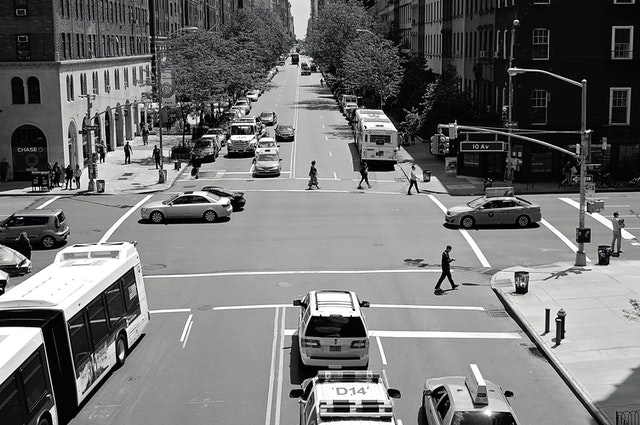
#> input picture filtreleme_islemleri/esik_filteleme/a2.jpg, 640 x 425 px, found by its file name
$ python esik_filtreleme.py
#> lines starting #> are read from the running program, lines starting #| are printed output that depends on the picture
import cv2
import numpy as np
from matplotlib import pyplot as plt

# Resmi ekliyoruz.
resim = cv2.imread('a2.JPG')
#> resim is the input picture: shape (425, 640, 3); mean B, G, R 113.1, 113.1, 112.5
# Resmi THRESH_BINARY formatında filtrelenmiş şekilde göster.
ret, thresh1 = cv2.threshold(resim, 127, 255, cv2.THRESH_BINARY)
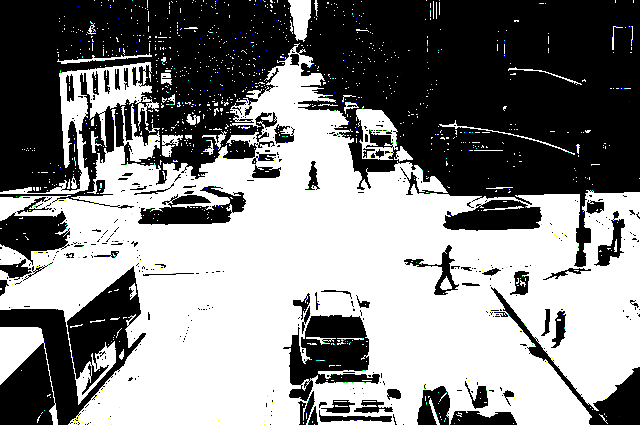
#> thresh1: shape (425, 640, 3); mean B, G, R 132.5, 132.5, 132.2
# Resmi THRESH_BINARY_INV formatında filtrelenmiş şekilde göster.
ret, thresh2 = cv2.threshold(resim, 127, 255, cv2.THRESH_BINARY_INV)
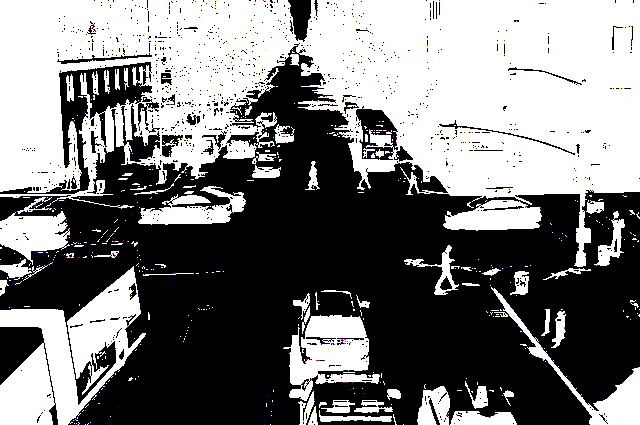
#> thresh2: shape (425, 640, 3); mean B, G, R 122.5, 122.5, 122.8
# Resmi THRESH_TRUNC formatında filtrelenmiş şekilde göster.
ret, thresh3 = cv2.threshold(resim, 127, 255, cv2.THRESH_TRUNC)
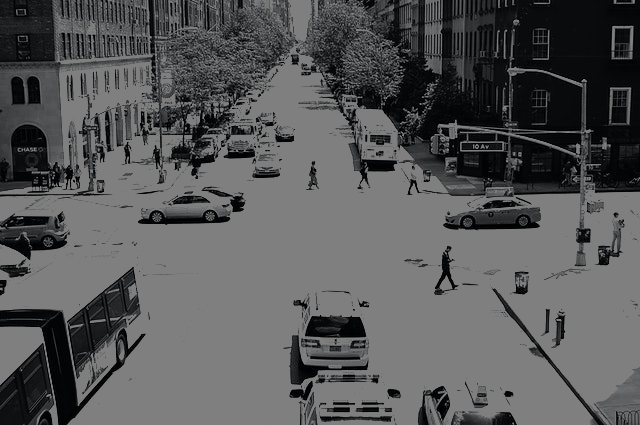
#> thresh3: shape (425, 640, 3); mean B, G, R 88.6, 87.7, 87.3
# Resmi THRESH_TOZERO formatında filtrelenmiş şekilde göster.
ret, thresh4 = cv2.threshold(resim, 127, 255, cv2.THRESH_TOZERO)
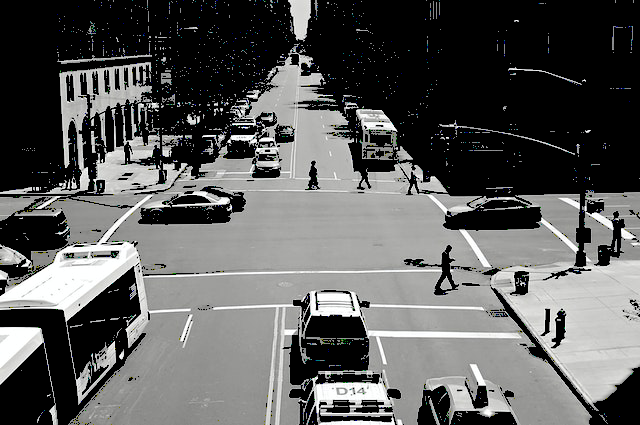
#> thresh4: shape (425, 640, 3); mean B, G, R 90.5, 91.3, 91
# Resmi THRESH_TOZERO_INV formatında filtrelenmiş şekilde göster.
ret, thresh5 = cv2.threshold(resim, 127, 255, cv2.THRESH_TOZERO_INV)
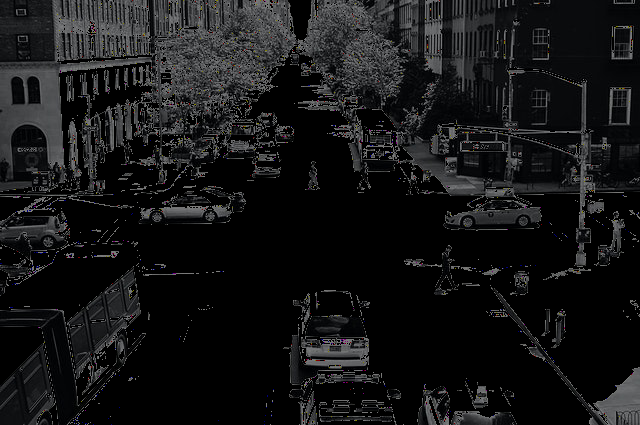
#> thresh5: shape (425, 640, 3); mean B, G, R 22.5, 21.7, 21.4
# Başlıkları ekledik.
basliklar = ['orjinal resim', 'BINARY', 'BINARY_INV', 'TRUNC', 'TOZERO', 'TOZERO_INV']
# Resimleri tanımladık.
resimler = [resim, thresh1, thresh2, thresh3, thresh4, thresh5]

for i in range(6):
    # 2 satır 3 sütun olucak şekilde göster.
    # i . elemandan başlayarak göster.
    plt.subplot(2, 3, i + 1), plt.imshow(resimler[i], 'gray')
    plt.title(basliklar[i])
    # Değerleri girebilmek için boş değer koyduk.
    plt.xticks([]), plt.yticks([])
# Her şeyi göster
plt.show()
#> figure, not shown here; B, G, R data is drawn as R, G, B
